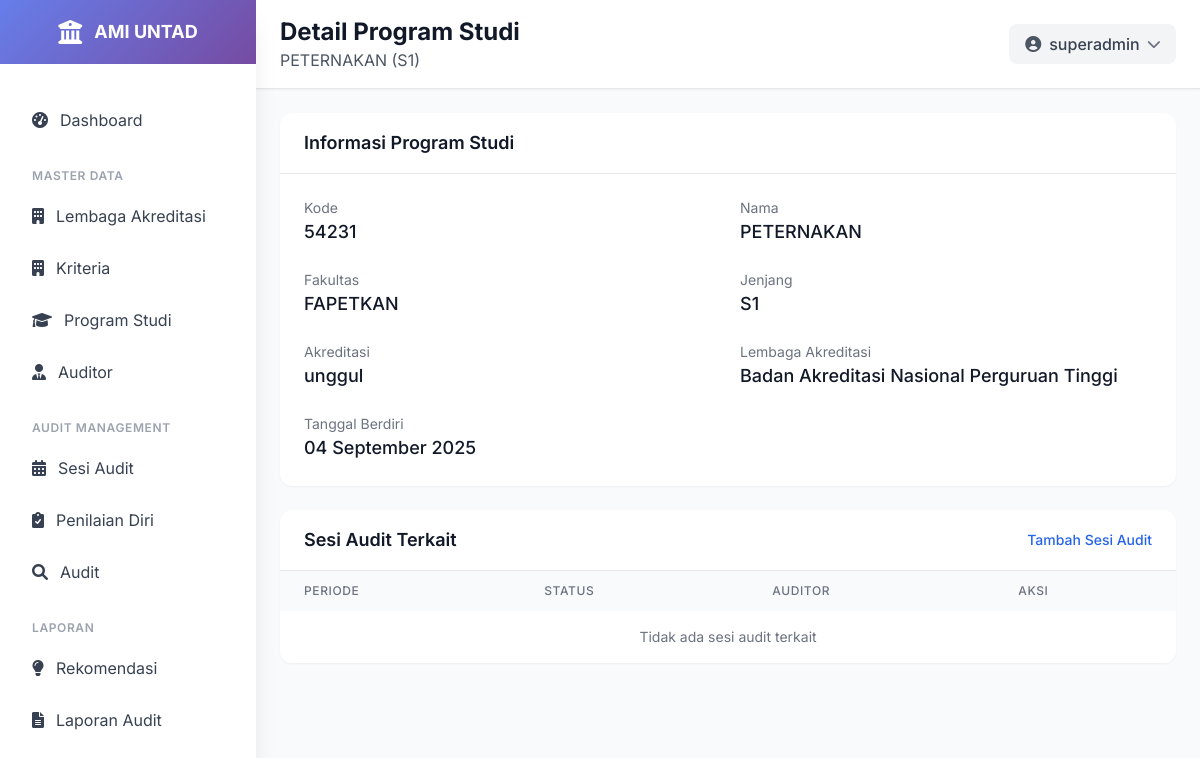
Before: /program-studi/1/ (signed in) with the older database file.
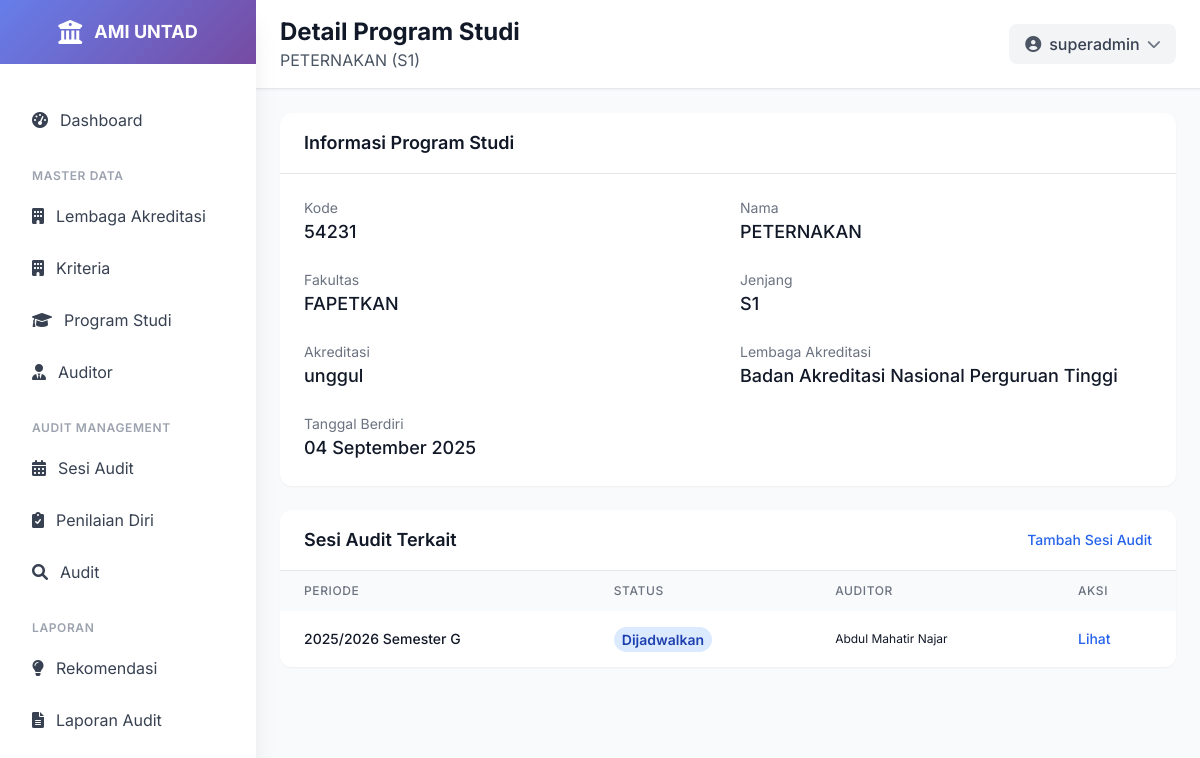
After: the same page with the newer database file.
### ami/models.py (models this page shows, shortened)
class AuditSession(models.Model):
    program_studi = models.ForeignKey(ProgramStudi, on_delete=models.CASCADE, related_name='audit_sessions')
    tahun_akademik = models.CharField(max_length=9)  # Contoh: "2023/2024"
    semester = models.CharField(max_length=2, choices=[
        ('G', 'Ganjil'),
        ('P', 'Genap'),
    ])
    tanggal_mulai_penilaian_mandiri = models.DateField(blank=True, null=True)
    tanggal_selesai_penilaian_mandiri = models.DateField(blank=True, null=True)
    tanggal_selesai_penilian_auditor = models.DateField(blank=True, null=True)
    status = models.CharField(max_length=20, choices=[
        ('DRAFT', 'Draft'),
        ('PENIALAIN_MANDIRI', 'Penilaian Mandiri'),
        ('PENIALAIN_AUDITOR', 'Penilaian Auditor'),
        ('SELESAI', 'SELESAI'),
    ], default='DRAFT')
    auditor_ketua = models.ForeignKey(Auditor, on_delete=models.SET_NULL, null=True, blank=True, related_name='ketua_audit_sessions')
    auditor_anggota = models.ManyToManyField(Auditor, related_name='anggota_audit_sessions', blank=True)
    class Meta:
        verbose_name = "Sesi Audit"
        verbose_name_plural = "Sesi Audit"
        unique_together = ['program_studi', 'tahun_akademik', 'semester']
        ordering = ['-tanggal_mulai_penilaian_mandiri']

class Auditor(models.Model):
    user = models.OneToOneField(User, on_delete=models.CASCADE)
    nip = models.CharField(max_length=20, unique=True)
    nama_lengkap = models.CharField(max_length=255)
    jabatan = models.CharField(max_length=255)
    unit_kerja = models.CharField(max_length=255)
    nomor_registrasi = models.CharField(max_length=50, blank=True, null=True)
    is_auditor_ketua = models.BooleanField(default=False)
    class Meta:
        verbose_name = "Auditor"
        verbose_name_plural = "Auditor"
        ordering = ['nama_lengkap']

### ami/views.py (the view)
# urls.py: path('program-studi/<int:pk>/', views.program_studi_detail, name='program_studi_detail'),
@login_required
def program_studi_detail(request, pk):
    program = get_object_or_404(ProgramStudi, pk=pk)
    audit_sessions = program.audit_sessions.all().order_by('-tanggal_mulai_penilaian_mandiri')
    context = {
        'program': program,
        'audit_sessions': audit_sessions
    }
    return render(request, 'ami/program_studi_detail.html', context)

### templates/ami/program_studi_detail.html (shortened to what the changed rows need)
{% extends 'base.html' %}
{% load static %}
{% block page_title %}Detail Program Studi{% endblock %}
{% block content %}
<div class="p-4 lg:p-6">
    <div class="grid grid-cols-1 gap-4 lg:gap-6">
        <div>
            <div class="bg-white rounded-xl shadow-sm overflow-hidden">
                <div class="overflow-x-auto">
                    <table class="w-full">
                        <thead class="bg-gray-50">
                            <tr>
                                <th class="px-3 lg:px-6 py-3 text-left text-xs font-medium text-gray-500 uppercase tracking-wider">Periode</th>
                                <th class="px-3 lg:px-6 py-3 text-left text-xs font-medium text-gray-500 uppercase tracking-wider">Status</th>
                                <th class="px-3 lg:px-6 py-3 text-left text-xs font-medium text-gray-500 uppercase tracking-wider hidden md:table-cell">Auditor</th>
                                <th class="px-3 lg:px-6 py-3 text-left text-xs font-medium text-gray-500 uppercase tracking-wider">Aksi</th>
                            </tr>
                        </thead>
                        <tbody class="bg-white divide-y divide-gray-200">
                            {% for session in audit_sessions %}
                            <tr class="hover:bg-gray-50 transition-colors">
                                <td class="px-3 lg:px-6 py-4 whitespace-nowrap">
                                    <div class="text-xs lg:text-sm font-medium text-gray-900">{{ session.tahun_akademik }} Semester {{ session.semester }}</div>
                                </td>
                                <td class="px-3 lg:px-6 py-4 whitespace-nowrap">
                                    {% if session.status == 'selesai' %}
                                    <span class="px-1 py-0.5 lg:px-2 lg:py-1 text-xs lg:text-sm font-semibold rounded-full bg-green-100 text-green-800">Selesai</span>
                                    {% elif session.status == 'berlangsung' %}
                                    <span class="px-1 py-0.5 lg:px-2 lg:py-1 text-xs lg:text-sm font-semibold rounded-full bg-yellow-100 text-yellow-800">Berlangsung</span>
                                    {% else %}
                                    <span class="px-1 py-0.5 lg:px-2 lg:py-1 text-xs lg:text-sm font-semibold rounded-full bg-blue-100 text-blue-800">Dijadwalkan</span>
                                    {% endif %}
                                </td>
                                <td class="px-3 lg:px-6 py-4 whitespace-nowrap text-xs lg:text-gray-900 hidden md:table-cell">
                                    {% if session.auditor_ketua %}
                                        {{ session.auditor_ketua.nama_lengkap }}
                                    {% else %}
                                        -
                                    {% endif %}
                                </td>
                                <td class="px-3 lg:px-6 py-4 whitespace-nowrap text-xs lg:text-sm font-medium">
                                    <a href="{% url 'ami:audit_session_detail' session.id %}" class="text-blue-600 hover:text-blue-900">Lihat</a>
                                </td>
                            </tr>
                            {% empty %}
                            <tr>
                                <td colspan="4" class="px-4 lg:px-6 py-4 text-center text-gray-500 text-sm">Tidak ada sesi audit terkait</td>
                            </tr>
                            {% endfor %}
                        </tbody>
                    </table>
                </div>
            </div>
        </div>
    </div>
</div>
{% endblock %}

Changed rows visible on the page:
added AuditSession: tahun_akademik "2025/2026", semester "G", status "Dijadwalkan", auditor_ketua.nama_lengkap "Abdul Mahatir Najar"
Other visible differences:
text no longer shown: "Tidak ada sesi audit terkait"
